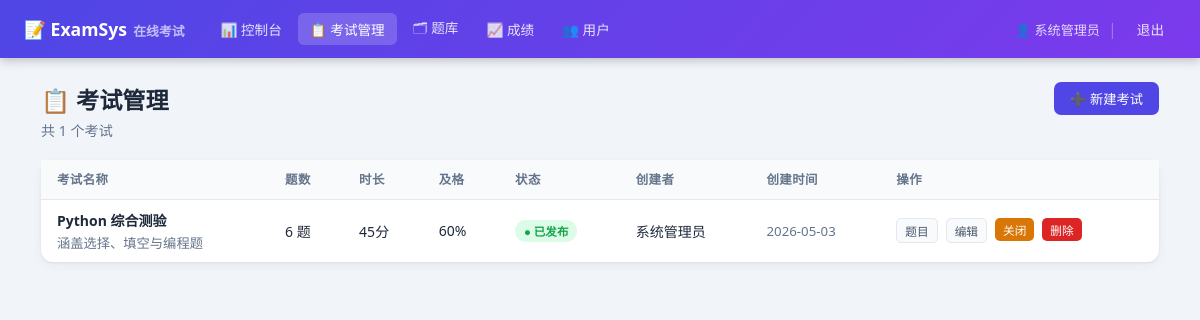
/admin/exams (signed in), run on the app's committed database.
### tables this page shows
CREATE TABLE users (
        id         INTEGER PRIMARY KEY AUTOINCREMENT,
        username   TEXT UNIQUE NOT NULL,
        password   TEXT NOT NULL,
        role       TEXT NOT NULL DEFAULT 'student',
        name       TEXT,
        created_at TEXT DEFAULT (datetime('now','localtime'))
    );

CREATE TABLE exams (
        id          INTEGER PRIMARY KEY AUTOINCREMENT,
        title       TEXT NOT NULL,
        description TEXT,
        duration    INTEGER DEFAULT 60,
        pass_score  INTEGER DEFAULT 60,
        shuffle     INTEGER DEFAULT 1,
        status      TEXT DEFAULT 'draft',
        created_by  INTEGER,
        created_at  TEXT DEFAULT (datetime('now','localtime')),
        FOREIGN KEY(created_by) REFERENCES users(id)
    );

### app.py (the view)
@app.route('/admin/exams')
@admin_required
def admin_exams():
    exams = get_db().execute(
        "SELECT e.*,COUNT(q.id) qcount,u.name creator FROM exams e "
        "LEFT JOIN questions q ON e.id=q.exam_id "
        "LEFT JOIN users u ON e.created_by=u.id "
        "GROUP BY e.id ORDER BY e.created_at DESC"
    ).fetchall()
    return render_template('admin_exams.html', exams=exams)

### app.py (called while the page is built)
def get_db():
    if 'db' not in g:
        g.db = sqlite3.connect(DB_PATH)
        g.db.row_factory = sqlite3.Row
        g.db.execute("PRAGMA journal_mode=WAL")
    return g.db

def login_required(f):
    @wraps(f)
    def d(*a,**kw):
        if 'user_id' not in session:
            flash('请先登录','warning'); return redirect(url_for('login'))
        return f(*a,**kw)
    return d

def admin_required(f):
    @wraps(f)
    def d(*a,**kw):
        if session.get('role') != 'admin':
            flash('权限不足','danger'); return redirect(url_for('index'))
        return f(*a,**kw)
    return login_required(d)

### templates/admin_exams.html (shortened to what this page needs)
{% extends 'base.html' %}
{% block content %}
<div class="ph">
  <div><h1>📋 考试管理</h1><p>共 {{ exams|length }} 个考试</p></div>
  <a href="{{ url_for('admin_exam_edit') }}" class="btn bp">➕ 新建考试</a>
</div>
<div class="card">
  <div class="tw">
    <table>
      <thead><tr><th>考试名称</th><th>题数</th><th>时长</th><th>及格</th><th>状态</th><th>创建者</th><th>创建时间</th><th>操作</th></tr></thead>
      <tbody>
        {% for e in exams %}
        <tr>
          <td>
            <strong>{{ e.title }}</strong>
            {% if e.description %}<div class="muted" style="margin-top:.15rem">{{ e.description[:45] }}{% if e.description|length>45 %}…{% endif %}</div>{% endif %}
          </td>
          <td>{{ e.qcount }} 题</td>
          <td>{{ e.duration }}分</td>
          <td>{{ e.pass_score }}%</td>
          <td>
            {% if e.status=='published' %}<span class="badge bv-g">● 已发布</span>
            {% elif e.status=='closed' %}<span class="badge bv-s">■ 已关闭</span>
            {% else %}<span class="badge bv-w">○ 草稿</span>{% endif %}
          </td>
          <td>{{ e.creator or '管理员' }}</td>
          <td class="muted">{{ e.created_at[:10] }}</td>
          <td>
            <div class="flex gap1 fw">
              <a href="{{ url_for('admin_exam_questions', exam_id=e.id) }}" class="btn bsec btn-xs">题目</a>
              <a href="{{ url_for('admin_exam_edit', exam_id=e.id) }}" class="btn bsec btn-xs">编辑</a>
              {% if e.status!='published' %}
              <form method="POST" action="{{ url_for('admin_exam_status', exam_id=e.id, action='publish') }}" style="display:inline">
                <button class="btn bg btn-xs">发布</button>
              </form>
              {% else %}
              <form method="POST" action="{{ url_for('admin_exam_status', exam_id=e.id, action='close') }}" style="display:inline">
                <button class="btn bw btn-xs">关闭</button>
              </form>
              {% endif %}
              <form method="POST" action="{{ url_for('admin_exam_delete', exam_id=e.id) }}" style="display:inline"
                    onsubmit="return confirm('确定删除「{{ e.title }}」及所有题目和记录？')">
                <button class="btn br btn-xs">删除</button>
              </form>
            </div>
          </td>
        </tr>
        {% else %}
        <tr><td colspan="8" class="empty"><div class="ico">📭</div><div>暂无考试</div><a href="{{ url_for('admin_exam_edit') }}" class="btn bp mt2" style="margin:1rem auto;display:inline-flex">创建第一个考试</a></td></tr>
        {% endfor %}
      </tbody>
    </table>
  </div>
</div>
{% endblock %}

### templates/base.html (shortened to what this page needs)
<!DOCTYPE html>
<html lang="zh-CN">
<head>
</head>
<body>
{% if session.user_id %}
<nav class="nav">
  <a class="nav-brand" href="/">📝 ExamSys<span>在线考试</span></a>
  <div class="nav-links">
    {% if session.role == 'admin' %}
      <a class="nl {% if request.endpoint=='admin_dashboard' %}active{% endif %}" href="{{ url_for('admin_dashboard') }}">📊 控制台</a>
      <a class="nl {% if request.endpoint in ['admin_exams','admin_exam_edit','admin_exam_questions'] %}active{% endif %}" href="{{ url_for('admin_exams') }}">📋 考试管理</a>
      <a class="nl {% if request.endpoint=='admin_question_bank' %}active{% endif %}" href="{{ url_for('admin_question_bank') }}">🗂 题库</a>
      <a class="nl {% if request.endpoint in ['admin_records','admin_record_detail'] %}active{% endif %}" href="{{ url_for('admin_records') }}">📈 成绩</a>
      <a class="nl {% if request.endpoint in ['admin_users','admin_users_import','admin_user_add','admin_user_edit'] %}active{% endif %}" href="{{ url_for('admin_users') }}">👥 用户</a>
    {% else %}
      <a class="nl {% if request.endpoint=='student_dashboard' %}active{% endif %}" href="{{ url_for('student_dashboard') }}">🏠 考试大厅</a>
    {% endif %}
  </div>
  <div class="nav-right">
    <span class="nav-user">👤 {{ session.name }}</span>
    <span class="nav-sep">|</span>
    <a class="nl" href="{{ url_for('logout') }}">退出</a>
  </div>
</nav>
{% endif %}
<div class="wrap">
  {% block content %}{% endblock %}
</div>
</body>
</html>

### templates/base.html (style rules this page uses)
* { box-sizing:border-box;margin:0;padding:0 }
:root { --pri:#4f46e5;--pri2:#7c3aed;--ok:#16a34a;--err:#dc2626;--warn:#d97706;--info:#2563eb; --bg:#f1f5f9;--card:#fff;--border:#e2e8f0;--text:#1e293b;--muted:#64748b;--light:#f8fafc }
body { font-family:'Segoe UI',system-ui,sans-serif;background:var(--bg);color:var(--text);min-height:100vh }
a { color:var(--pri);text-decoration:none }
.nav { background:linear-gradient(135deg,var(--pri),var(--pri2));color:#fff;height:58px; display:flex;align-items:center;padding:0 1.5rem;gap:1rem;position:sticky;top:0;z-index:200; box-shadow:0 2px 10px rgba(0,0,0,.25) }
.nav-brand { font-weight:700;font-size:1.1rem;color:#fff;white-space:nowrap;flex-shrink:0 }
.nav-brand span { opacity:.65;font-size:.8rem;margin-left:.4rem }
.nav-links { display:flex;gap:.25rem;align-items:center;flex:1;overflow-x:auto;padding:0 .5rem }
.nl { color:rgba(255,255,255,.85);padding:.35rem .75rem;border-radius:6px;font-size:.85rem; white-space:nowrap;transition:background .15s }
.nl:hover,.nl.active { background:rgba(255,255,255,.18);color:#fff;text-decoration:none }
.nav-right { display:flex;align-items:center;gap:.5rem;flex-shrink:0 }
.nav-user { font-size:.82rem;color:rgba(255,255,255,.8) }
.nav-sep { color:rgba(255,255,255,.3) }
.wrap { max-width:1150px;margin:0 auto;padding:1.5rem 1rem }
.ph { display:flex;align-items:flex-start;justify-content:space-between;gap:1rem; margin-bottom:1.25rem;flex-wrap:wrap }
.ph h1 { font-size:1.45rem;color:var(--text);display:flex;align-items:center;gap:.45rem }
.ph p { color:var(--muted);font-size:.88rem;margin-top:.25rem }
.card { background:var(--card);border-radius:12px; box-shadow:0 1px 3px rgba(0,0,0,.07),0 4px 12px rgba(0,0,0,.04);margin-bottom:1.25rem }
.tw { overflow-x:auto }
table { width:100%;border-collapse:collapse }
th,td { padding:.65rem 1rem;text-align:left;border-bottom:1px solid var(--border);font-size:.875rem }
th { background:var(--light);font-weight:600;color:var(--muted);font-size:.78rem; text-transform:uppercase;letter-spacing:.4px;white-space:nowrap }
tr:last-child td { border-bottom:none }
.btn { display:inline-flex;align-items:center;gap:.3rem;padding:.45rem 1rem;border-radius:7px; font-size:.83rem;font-weight:500;cursor:pointer;border:none;transition:all .18s; white-space:nowrap;text-decoration:none!important }
.bp { background:var(--pri);color:#fff }
.br { background:var(--err);color:#fff }
.bw { background:var(--warn);color:#fff }
.bsec { background:var(--light);color:#475569;border:1px solid var(--border) }
.btn-xs { padding:.18rem .5rem;font-size:.73rem;border-radius:5px }
.badge { display:inline-flex;align-items:center;padding:.18rem .55rem;border-radius:20px; font-size:.72rem;font-weight:600;white-space:nowrap }
.bv-g { background:#dcfce7;color:var(--ok) }
.flex { display:flex }
.gap1 { gap:.5rem }
.fw { flex-wrap:wrap }
.muted { color:var(--muted);font-size:.83rem }

### data on the page
users: name "系统管理员"
exams: title "Python 综合测验", description "涵盖选择、填空与编程题", qcount "6", duration "45", pass_score "60", status "● 已发布", creator "系统管理员", created_at "2026-05-03"

### other printed values
{{ exams|length }} "1"
